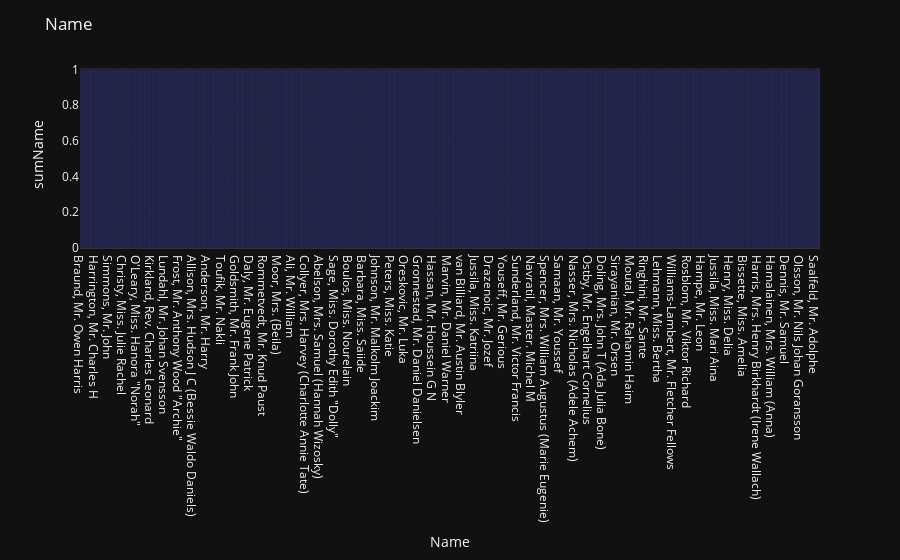

Notebook source saved alongside this figure:
### Code cell
fig=px.bar(
    x=Name.index,
    y=Name.values,
    
    text=Name.values
   
)
    
fig.update_layout(
    title="Name",
    template="plotly_dark",
    xaxis=dict(
        title="Name"
    ),
    yaxis=dict(
        title="sumName"
    )
)
fig.show()

### Figure 1 — Plotly figure (JSON) as saved in the notebook; plotly's stock layout.template omitted (floating-point values rounded to 4 significant figures; data arrays with more than 128 entries replaced by an {"elided": "..."} marker saying what was removed)
{"data": [{"alignmentgroup": "True", "hovertemplate": "x=%{x}<br>y=%{y}<br>text=%{text}<extra></extra>", "legendgroup": "", "marker": {"color": "#636efa", "pattern": {"shape": ""}}, "name": "", "offsetgroup": "", "orientation": "v", "showlegend": false, "text": {"elided": "891 int values"}, "textposition": "auto", "type": "bar", "x": {"elided": "891 str values"}, "xaxis": "x", "y": {"elided": "891 int values"}, "yaxis": "y"}], "layout": {"barmode": "relative", "legend": {"tracegroupgap": 0}, "margin": {"t": 60}, "title": {"text": "Name"}, "xaxis": {"anchor": "y", "domain": [0, 1], "title": {"text": "Name"}}, "yaxis": {"anchor": "x", "domain": [0, 1], "title": {"text": "sumName"}}}}
